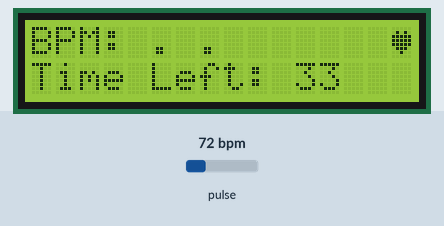
Recording of a sketch running on a simulated Arduino Uno, built with avr-gcc and run on an emulated ATmega328P. On the bench: 16×2 character LCD. Inputs (shaded band) come from the test bench; at power-on: pulse 72 bpm. What the sketch prints to the serial monitor is not drawn.

Above: at 1.37 s.
1.4 s: pulse set to 42 bpm
At 2.15 s:
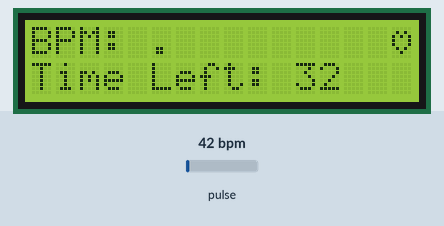
3.2 s: pulse set to 70 bpm
At 3.41 s:
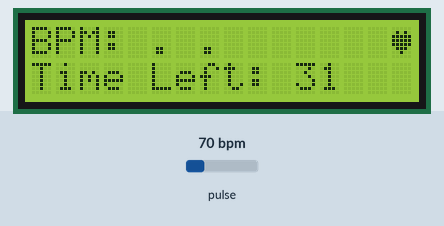
4.7 s: pulse set to 100 bpm
At 5.66 s:
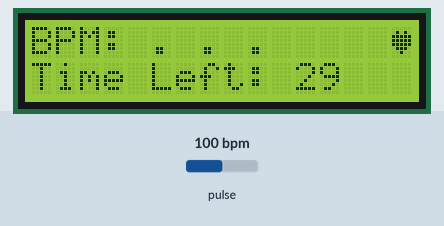
6.2 s: pulse set to 59 bpm
At 35.5 s:
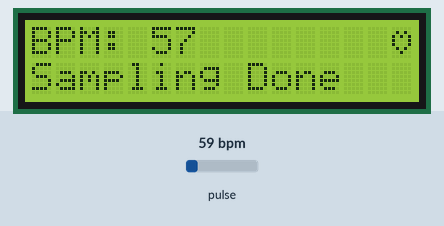

The sketch:

BPM_detect.ino
```cpp
/*
  Hardware Connections (Breakoutboard to Arduino):
  -5V = 5V (3.3V is allowed)
  -GND = GND
  -SDA = A4 (or SDA)
  -SCL = A5 (or SCL)
  -INT = Not connected

  The MAX30105 Breakout can handle 5V or 3.3V I2C logic.
*/

#include <Wire.h>
#include "MAX30105.h"
#include "heartRate.h"
#include <LiquidCrystal_I2C.h>

MAX30105 particleSensor;
LiquidCrystal_I2C lcd = LiquidCrystal_I2C(0x27, 16, 2);

const byte RATE_SIZE = 6; //Increase this for more averaging. 4 is good.
byte rates[RATE_SIZE]; //Array of heart rates
byte rateSpot = 0;
long lastBeat = 0; //Time at which the last beat occurred
int heartDisplay = 0;
long time;
int beatAvg;
int timeLeft;
float beatsPerMinute;

byte hollowHeart[] = {
  B00000,
  B01010,
  B10101,
  B10001,
  B10001,
  B01010,
  B00100,
  B00000
};

byte filledHeart[] = {
  B00000,
  B01010,
  B11111,
  B11111,
  B11111,
  B01110,
  B00100,
  B00000
};

void setup()
{
  Serial.begin(115200);
  lcd.init();
  lcd.backlight();
  lcd.begin(16, 2);
  Serial.println("Initializing...");

  // Initialize sensor
  if (!particleSensor.begin(Wire, I2C_SPEED_FAST)) //Use default I2C port, 400kHz speed
  {
    Serial.println("MAX30105 was not found. Please check wiring/power. ");
    while (1);
  }

  particleSensor.setup();                       //Configure sensor with default settings
  particleSensor.setPulseAmplitudeRed(0x0A);    //Turn Red LED to low to indicate sensor is running
  particleSensor.setPulseAmplitudeGreen(0);     //Turn off Green LED

  // Initialize Custom Chars
  lcd.createChar(0, hollowHeart);
  lcd.createChar(1, filledHeart);
}

void loop()
{
  time = millis();
  long irValue = particleSensor.getIR();

  // Heart icon - blink when a heartbeat is detected
  if (heartDisplay != 0)
  {
    heartDisplay--;
    lcd.setCursor(15,0);
    lcd.write(byte(1));
    Serial.print("A");
  }
  else
  {
    lcd.setCursor(15,0);
    lcd.write(byte(0));
    Serial.print("B");
  }

  // Main Function
  if (time <= 35000)
  {
    if (checkForBeat(irValue) == true)
    {
      //We sensed a beat!
      heartDisplay = 15;
      long delta = millis() - lastBeat;
      lastBeat = millis();

      beatsPerMinute = 60 / (delta / 1000.0);

      if (beatsPerMinute < 255 && beatsPerMinute > 20)
      {
      rates[rateSpot++] = (byte)beatsPerMinute;   //Store this reading in the array
      rateSpot %= RATE_SIZE;                      //Wrap variable

      //Take average of readings
      beatAvg = 0;
      for (byte x = 0 ; x < RATE_SIZE ; x++)
        beatAvg += rates[x];
      beatAvg /= RATE_SIZE;
      }
    }

    // Serial monitor debug
    Serial.print(beatsPerMinute);
    Serial.print(" ");
    Serial.print(beatAvg);
    Serial.print(" ");

    // Simple dot animation
    if (time <= 15000)
    {
      lcd.setCursor(0,0);
      lcd.print("BPM: ");

      if (time % 1000 <= 250)
      {
        lcd.print(".");
      }

      else if ((time % 1000 > 250) && (time % 1000 <= 500))
      {
        lcd.print(". .");
      }

      else if ((time % 1000 > 500) && (time % 1000 <= 750))
      {
        lcd.print(". . .");
      }

      else
      {
        lcd.print("      ");
      }
    }

    else
    {
      lcd.setCursor(0,0);
      lcd.print("BPM: ");
      lcd.print(beatAvg);
      lcd.print("    ");
    }

    // Display remaining time
    lcd.setCursor(0,1);
    lcd.print("Time Left: ");

    lcd.setCursor(14,1);
    timeLeft = (35000 - millis())/1000;
    lcd.setCursor(11,1);
    lcd.print(timeLeft);
    lcd.print(" ");

    if (irValue < 50000)
    {
      Serial.print(" No finger?");
    }

    Serial.println();
  }

  // Finished measuring
  else
  {
    Serial.println("Finished");
    lcd.setCursor(0,0);
    lcd.print("BPM: ");
    lcd.print(beatAvg);
    lcd.print("    ");

    lcd.setCursor(0,1);
    lcd.print("Sampling Done    ");
  }
}
```
